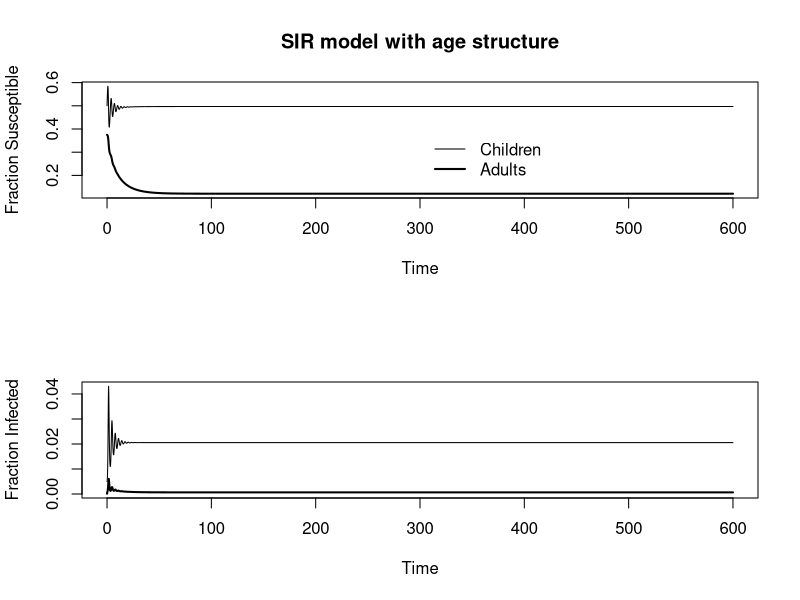

Here is the R script that generated this plot:

require(deSolve);

### modeling the effects of age structure

# four classes: susceptible children, infected children
#		    susceptible adults, infected adults

#The function that describes the ODE's
Age<-function(t,y,p){
	Sc = y[1];
	Ic = y[2];
	Sa = y[3]
	Ia = y[4]
	with(as.list(p), {
		dSc.dt = nu*(1-f)-Sc*(beta[1,1]*Ic + beta[2]*Ia)-lc*Sc
		dIc.dt = Sc*(beta[1]*Ic + beta[2]*Ia) - gamma*Ic - lc*Ic
		dSa.dt = lc*Sc - Sa*(beta[3]*Ic + beta[4]*Ia) - muA*Sa
		dIa.dt = lc*Ic + Sa*(beta[3]*Ic + beta[4]*Ia) - gamma*Ia - muA*Ia
		return(list(c(dSc.dt, dIc.dt, dSa.dt, dIa.dt)));
	})
}

#################################################################################

# defining the parameters

beta = matrix(c(100, 10, 10, 20), nrow = 2, ncol = 2)		# infection rate, specific to age class interactions
nC = .2	# number of children (fraction of the population)
nA = 1-nC	# number of adults
lc = .0667	# growth rate from child to adult
gamma = 10	# death rate due to disease
f = .1	# fraction vaccinated
muA = .0167	# adult-specific death rate
nu = lc*nA	# birth rate in absence of disease

p = list(beta=beta, gamma=gamma, lc = lc, f = f, muA = muA, nu = nu)

# setting the initial conditions

Sc0 = .1
Ic0 = .001
Sa0 = .3
Ia0 = .0001
y0 = c(Sc0, Ic0, Sa0, Ia0)
Steps  = 10
t = seq(from=0,to=600,by=1/Steps) # defining the time interval and step size

out = ode(y=y0,times=t,func=Age,parms=p); # doing the integration

par(mfrow = c(2,1))

#graph one: fraction susceptible
plot(out[,1],(out[,2])/nC,type="l",lwd=1,main="SIR model with age structure", xlab="Time",ylab="Fraction Susceptible", ylim = c(min(out[,4]/nA), max(out[,2]/nC)));
lines(out[,1], (out[,4])/nA, lwd = 2)

legend(300, .4, legend = c("Children", "Adults"), lwd = c(1,2), bty = "n")

#graph two: fraction infected
plot(out[,1],((out[,3])/nC),type="l",lwd=1,xlab="Time",ylab="Fraction Infected", ylim = c(min(out[,5]/nA), max(out[,3]/nC)) );
lines(out[,1], ((out[,5])/nA), lwd = 2)
End = nrow(out)

#print relevant output to the consoel
cat("Fraction susc. adults:", out[End,4]/nA, "\n")
